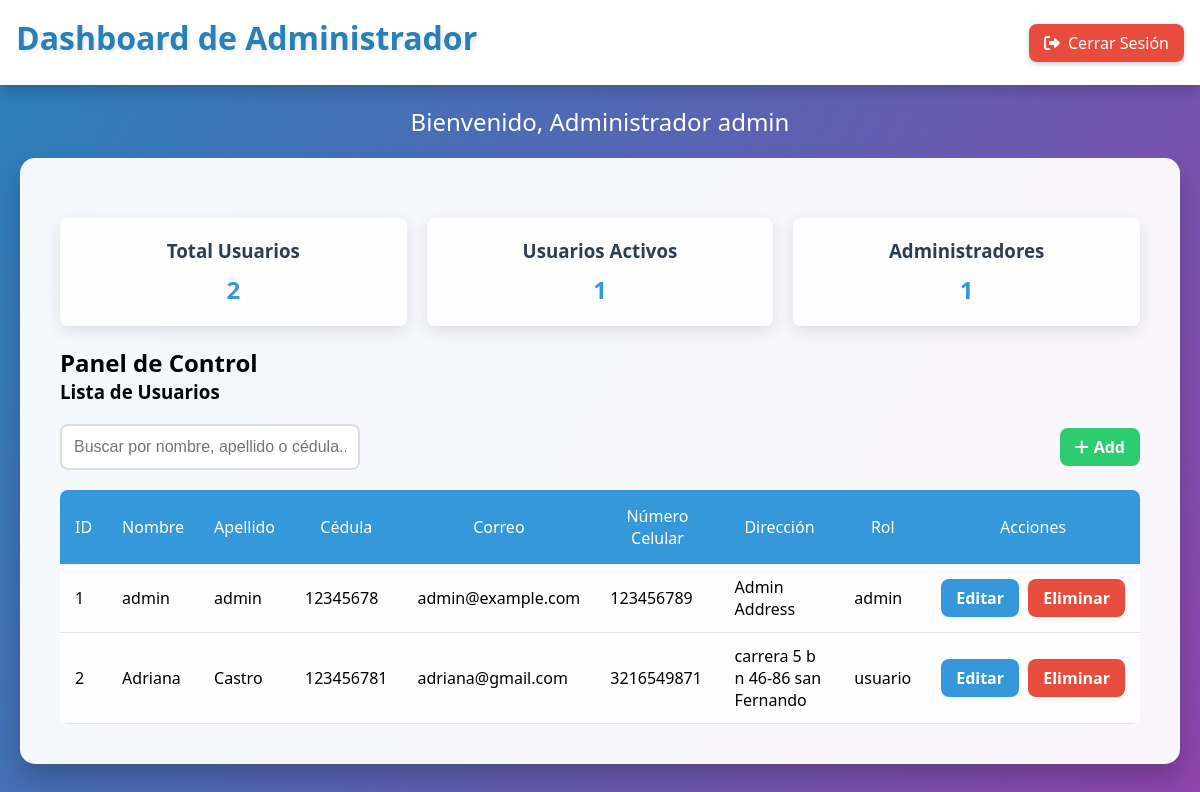
Before: /dashboard/admin (signed in) with the older database file.
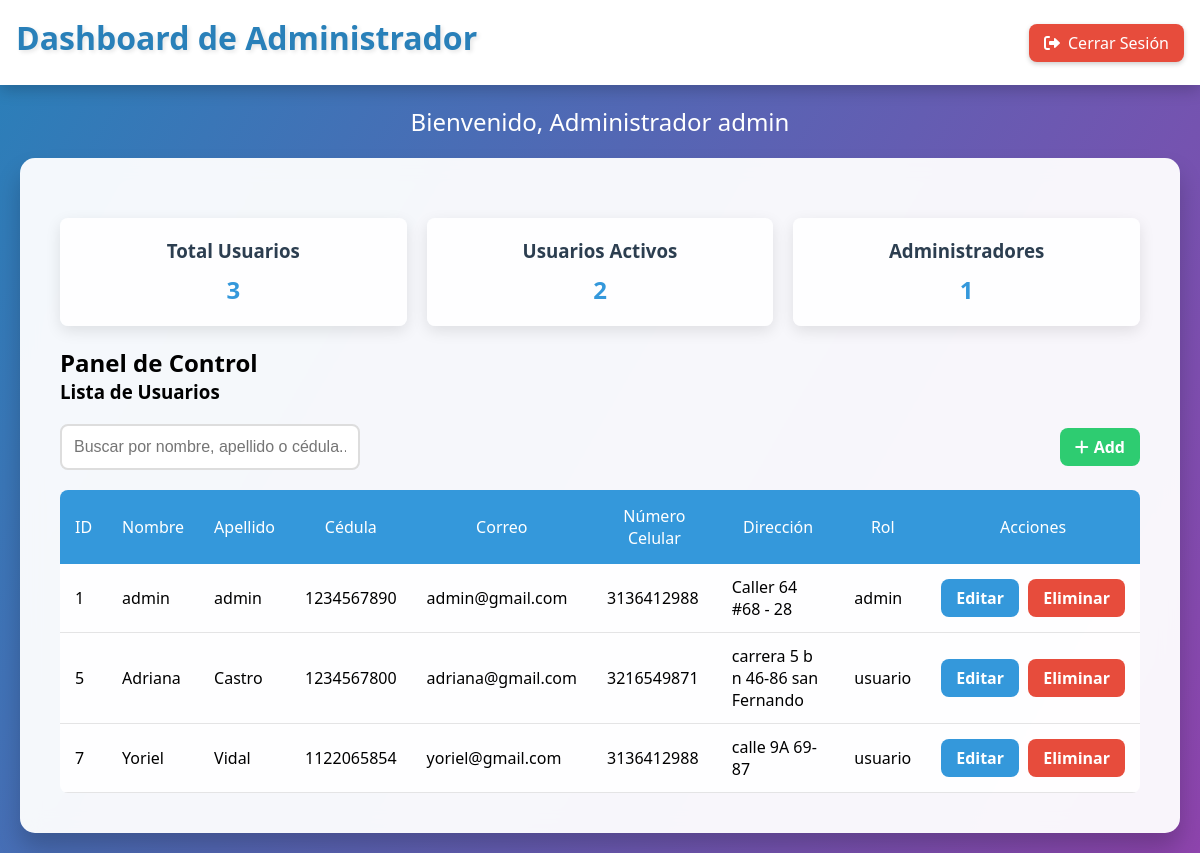
After: the same page with the newer database file.
### tables this page shows
CREATE TABLE usuarios (
    id INTEGER PRIMARY KEY AUTOINCREMENT,
    nombre TEXT NOT NULL,
    apellido TEXT NOT NULL,
    cedula TEXT UNIQUE NOT NULL CHECK(length(cedula) BETWEEN 8 AND 10),
    correo TEXT UNIQUE NOT NULL,
    numero_celular TEXT NOT NULL,
    direccion TEXT NOT NULL,
    contrasena TEXT NOT NULL,
    rol TEXT NOT NULL DEFAULT 'usuario' CHECK(rol IN ('usuario', 'admin'))
);

### app.py (the view)
@app.route('/dashboard/admin')
def dashboard_admin():
    if 'usuario_id' not in session or session['rol'] != 'admin':
        return redirect(url_for('login'))
    conexion = sqlite3.connect('usuarios.db')
    cursor = conexion.cursor()
    try:
        cursor.execute('SELECT id, nombre, apellido, cedula, correo, numero_celular, direccion, rol FROM usuarios')
        usuarios = cursor.fetchall()
        return render_template('dashAdmin.html', nombre=session['nombre'], usuarios=usuarios)
    except sqlite3.Error as e:
        print("Error en la base de datos:", e)
        return "Error al acceder a la base de datos"
    finally:
        conexion.close()

### templates/dashAdmin.html (shortened to what this page needs)
<!DOCTYPE html>
<html lang="es">
<head>
    <link rel="stylesheet" href="https://cdnjs.cloudflare.com/ajax/libs/font-awesome/6.0.0/css/all.min.css">
</head>
<body>
    <header>
        <h1 class="header-title">Dashboard de Administrador</h1>
        <a href="{{ url_for('logout') }}" class="logout-btn">
            <i class="fas fa-sign-out-alt"></i> Cerrar Sesión
        </a>
    </header>
    <div class="container">
        <div class="welcome-message">Bienvenido, Administrador {{ nombre }}</div>
        <div class="dashboard-content">
            <div class="stats-panel">
                <div class="stat-card">
                    <h3>Total Usuarios</h3>
                    <p>{{ usuarios|length }}</p>
                </div>
                <div class="stat-card">
                    <h3>Usuarios Activos</h3>
                    {% set usuarios_activos = usuarios|selectattr('7', 'equalto', 'usuario')|list %}
                    <p>{{ usuarios_activos|length }}</p>
                </div>
                <div class="stat-card">
                    <h3>Administradores</h3>
                    {% set admins = usuarios|selectattr('7', 'equalto', 'admin')|list %}
                    <p>{{ admins|length }}</p>
                </div>
            </div>
            <h2>Panel de Control</h2>
            <div class="admin-panel">
                <h3>Lista de Usuarios</h3>
                <div class="controls-row">
                    <input type="text" class="search-bar" placeholder="Buscar por nombre, apellido o cédula...">
                    <a href="{{ url_for('addUser') }}" class="btn btn-add">
                        <i class="fas fa-plus"></i> Add
                    </a>
                </div>
                <div class="table-container">
                    {% if usuarios %}
                    <table>
                        <thead>
                            <tr>
                                <th>ID</th>
                                <th>Nombre</th>
                                <th>Apellido</th>
                                <th>Cédula</th>
                                <th>Correo</th>
                                <th>Número Celular</th>
                                <th>Dirección</th>
                                <th>Rol</th>
                                <th class="actions-column">Acciones</th>
                            </tr>
                        </thead>
                        <tbody>
                            {% for usuario in usuarios %}
                            <tr>
                                <td>{{ usuario[0] }}</td>
                                <td>{{ usuario[1] }}</td>
                                <td>{{ usuario[2] }}</td>
                                <td>{{ usuario[3] }}</td>
                                <td>{{ usuario[4] }}</td>
                                <td>{{ usuario[5] }}</td>
                                <td>{{ usuario[6] }}</td>
                                <td>{{ usuario[7] }}</td>
                                <td class="actions-column">
                                    <a href="{{ url_for('editar_usuario', id=usuario[0]) }}" class="btn btn-edit">Editar</a>
                                    <a href="{{ url_for('eliminar_usuario', id=usuario[0]) }}" class="btn btn-delete">Eliminar</a>
                                </td>
                            </tr>
                            {% endfor %}
                        </tbody>
                    </table>
                    {% else %}
                    <p>No hay usuarios registrados en el sistema.</p>
                    {% endif %}
                </div>
            </div>
        </div>
    </div>
</body>
</html>

### templates/dashAdmin.html (style rules this page uses)
* { margin: 0; padding: 0; box-sizing: border-box; }
html, body { height: 100%; width: 100%; margin: 0; padding: 0; font-family: 'Segoe UI', Tahoma, Geneva, Verdana, sans-serif; overflow-x: hidden; scrollbar-width: none; -ms-overflow-style: none; }
body { background: linear-gradient(120deg, #2980b9, #8e44ad); background-attachment: fixed; background-size: cover; min-height: 100vh; }
header { background: white; backdrop-filter: blur(10px); padding: 1rem; position: sticky; top: 0; z-index: 1000; display: flex; justify-content: space-between; align-items: center; box-shadow: 0 5px 15px rgba(0,0,0,0.2); }
.header-title { font-size: 2rem; margin-bottom: 10px; color: #2980b9; text-align: left; text-shadow: 2px 2px 4px rgba(0,0,0,0.1); }
.logout-btn { background: #e74c3c; color: white; padding: 8px 15px; border-radius: 8px; text-decoration: none; display: inline-flex; align-items: center; gap: 8px; margin-left: auto; transform-style: preserve-3d; transform: perspective(1000px) translateZ(0); box-shadow: 0 2px 5px rgba(0,0,0,0.2); transition: transform 0.3s ease; }
.container { width: 100%; padding: 20px; max-width: 1200px; margin: 0 auto; }
.dashboard-content { background: rgba(255, 255, 255, 0.95); padding: 2.5rem; border-radius: 15px; box-shadow: 0 15px 25px rgba(0, 0, 0, 0.2); backdrop-filter: blur(10px); margin-top: 20px; }
.welcome-message { color: white; font-size: 1.5rem; margin-bottom: 20px; text-align: center; }
.stats-panel { display: grid; grid-template-columns: repeat(auto-fit, minmax(250px, 1fr)); gap: 20px; margin: 20px 0; }
.stat-card { background: rgba(255, 255, 255, 0.9); padding: 20px; border-radius: 8px; box-shadow: 0 5px 15px rgba(0, 0, 0, 0.1); text-align: center; transition: transform 0.3s ease; }
.stat-card h3 { color: #2c3e50; margin-bottom: 10px; }
.stat-card p { font-size: 24px; color: #3498db; font-weight: bold; }
table { width: 100%; border-collapse: collapse; margin-top: 20px; background: rgba(255, 255, 255, 0.9); border-radius: 8px; overflow: hidden; }
th { background: #3498db; color: white; padding: 15px; font-weight: 500; }
td { padding: 12px 15px; border-bottom: 1px solid rgba(0, 0, 0, 0.1); }
.btn { padding: 8px 15px; border-radius: 8px; border: none; cursor: pointer; transition: all 0.3s ease; text-decoration: none; font-weight: 600; display: inline-block; }
.btn-edit { background: #3498db; color: white; margin-right: 5px; }
.btn-delete { background: #e74c3c; color: white; }
.btn-add { background: #2ecc71; color: white; display: inline-flex; align-items: center; gap: 5px; }
.search-bar { padding: 12px; width: 300px; border: 2px solid #ddd; border-radius: 8px; font-size: 1rem; transition: all 0.3s ease; }
.controls-row { display: flex; align-items: center; justify-content: space-between; margin: 20px 0; }
.actions-column { min-width: 180px; white-space: nowrap; }

Changed rows visible on the page:
removed usuarios: id "2", nombre "Adriana", apellido "Castro", cedula "123456781", correo "adriana@gmail.com", numero_celular "3216549871", direccion "carrera 5 b n 46-86 san Fernando", rol "usuario"
changed usuarios "admin": cedula "12345678" → "1234567890"; correo "admin@example.com" → "admin@gmail.com"; numero_celular "123456789" → "3136412988"; direccion "Admin Address" → "Caller 64 #68 - 28"
added usuarios: id "5", nombre "Adriana", apellido "Castro", cedula "1234567800", correo "adriana@gmail.com", numero_celular "3216549871", direccion "carrera 5 b n 46-86 san Fernando", rol "usuario"
added usuarios: id "7", nombre "Yoriel", apellido "Vidal", cedula "1122065854", correo "yoriel@gmail.com", numero_celular "3136412988", direccion "calle 9A 69-87", rol "usuario"
Other visible differences:
{{ usuarios|length }}: "2" → "3"
{{ usuarios_activos|length }}: "1" → "2"
